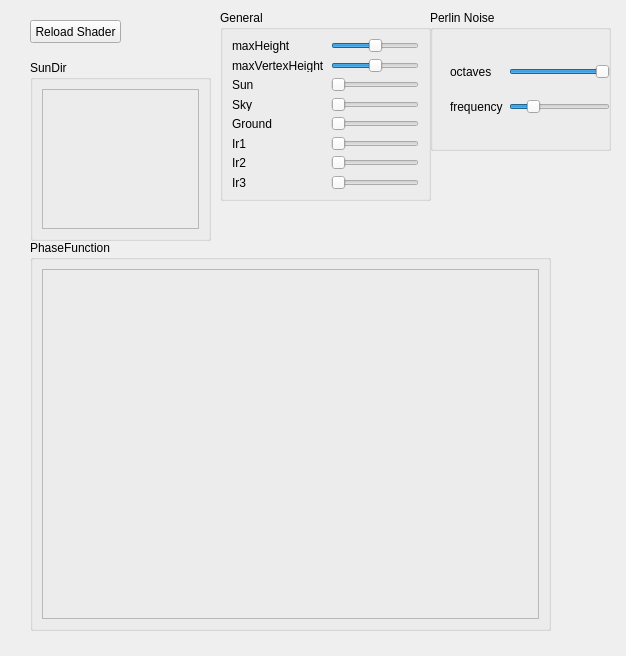
<?xml version="1.0" encoding="UTF-8"?>
<ui version="4.0">
 <class>SurfaceCloudsForm</class>
 <widget class="QWidget" name="SurfaceCloudsForm">
  <property name="geometry">
   <rect>
    <x>0</x>
    <y>0</y>
    <width>626</width>
    <height>656</height>
   </rect>
  </property>
  <property name="windowTitle">
   <string>Form</string>
  </property>
  <widget class="QGroupBox" name="groupBox">
   <property name="geometry">
    <rect>
     <x>220</x>
     <y>10</y>
     <width>211</width>
     <height>191</height>
    </rect>
   </property>
   <property name="title">
    <string>General</string>
   </property>
   <layout class="QVBoxLayout" name="verticalLayout">
    <item>
     <layout class="QGridLayout" name="gridLayout">
      <item row="2" column="0">
       <widget class="QLabel" name="label">
        <property name="text">
         <string>Sun</string>
        </property>
       </widget>
      </item>
      <item row="2" column="1">
       <widget class="QSlider" name="sunSlider">
        <property name="orientation">
         <enum>Qt::Horizontal</enum>
        </property>
       </widget>
      </item>
      <item row="3" column="0">
       <widget class="QLabel" name="label_2">
        <property name="text">
         <string>Sky</string>
        </property>
       </widget>
      </item>
      <item row="3" column="1">
       <widget class="QSlider" name="skySlider">
        <property name="orientation">
         <enum>Qt::Horizontal</enum>
        </property>
       </widget>
      </item>
      <item row="4" column="0">
       <widget class="QLabel" name="label_3">
        <property name="text">
         <string>Ground</string>
        </property>
       </widget>
      </item>
      <item row="4" column="1">
       <widget class="QSlider" name="groundSlider">
        <property name="orientation">
         <enum>Qt::Horizontal</enum>
        </property>
       </widget>
      </item>
      <item row="5" column="0">
       <widget class="QLabel" name="label_4">
        <property name="text">
         <string>Ir1</string>
        </property>
       </widget>
      </item>
      <item row="5" column="1">
       <widget class="QSlider" name="Ir1Slider">
        <property name="orientation">
         <enum>Qt::Horizontal</enum>
        </property>
       </widget>
      </item>
      <item row="6" column="0">
       <widget class="QLabel" name="label_5">
        <property name="text">
         <string>Ir2</string>
        </property>
       </widget>
      </item>
      <item row="6" column="1">
       <widget class="QSlider" name="Ir2Slider">
        <property name="orientation">
         <enum>Qt::Horizontal</enum>
        </property>
       </widget>
      </item>
      <item row="7" column="0">
       <widget class="QLabel" name="label_6">
        <property name="text">
         <string>Ir3</string>
        </property>
       </widget>
      </item>
      <item row="7" column="1">
       <widget class="QSlider" name="Ir3Slider">
        <property name="orientation">
         <enum>Qt::Horizontal</enum>
        </property>
       </widget>
      </item>
      <item row="0" column="0">
       <widget class="QLabel" name="label_9">
        <property name="text">
         <string>maxHeight</string>
        </property>
       </widget>
      </item>
      <item row="0" column="1">
       <widget class="QSlider" name="maxHeightSlider">
        <property name="value">
         <number>50</number>
        </property>
        <property name="orientation">
         <enum>Qt::Horizontal</enum>
        </property>
       </widget>
      </item>
      <item row="1" column="0">
       <widget class="QLabel" name="label_10">
        <property name="text">
         <string>maxVertexHeight</string>
        </property>
       </widget>
      </item>
      <item row="1" column="1">
       <widget class="QSlider" name="maxVertexHeightSlider">
        <property name="maximum">
         <number>1000</number>
        </property>
        <property name="value">
         <number>500</number>
        </property>
        <property name="orientation">
         <enum>Qt::Horizontal</enum>
        </property>
       </widget>
      </item>
     </layout>
    </item>
   </layout>
  </widget>
  <widget class="QGroupBox" name="sunDirGroup">
   <property name="geometry">
    <rect>
     <x>30</x>
     <y>60</y>
     <width>181</width>
     <height>181</height>
    </rect>
   </property>
   <property name="title">
    <string>SunDir</string>
   </property>
   <layout class="QVBoxLayout" name="verticalLayout_3">
    <item>
     <widget class="QFrame" name="sunDirFrame">
      <property name="frameShape">
       <enum>QFrame::StyledPanel</enum>
      </property>
      <property name="frameShadow">
       <enum>QFrame::Raised</enum>
      </property>
     </widget>
    </item>
   </layout>
  </widget>
  <widget class="QPushButton" name="reloadShaderButton">
   <property name="geometry">
    <rect>
     <x>30</x>
     <y>20</y>
     <width>91</width>
     <height>23</height>
    </rect>
   </property>
   <property name="text">
    <string>Reload Shader</string>
   </property>
  </widget>
  <widget class="QGroupBox" name="groupBox_2">
   <property name="geometry">
    <rect>
     <x>430</x>
     <y>10</y>
     <width>181</width>
     <height>141</height>
    </rect>
   </property>
   <property name="title">
    <string>Perlin Noise</string>
   </property>
   <widget class="QWidget" name="gridLayoutWidget">
    <property name="geometry">
     <rect>
      <x>20</x>
      <y>40</y>
      <width>160</width>
      <height>80</height>
     </rect>
    </property>
    <layout class="QGridLayout" name="gridLayout_2">
     <item row="1" column="0">
      <widget class="QLabel" name="label_7">
       <property name="text">
        <string>octaves</string>
       </property>
      </widget>
     </item>
     <item row="1" column="1">
      <widget class="QSlider" name="octavesSlider">
       <property name="minimum">
        <number>1</number>
       </property>
       <property name="maximum">
        <number>8</number>
       </property>
       <property name="value">
        <number>8</number>
       </property>
       <property name="orientation">
        <enum>Qt::Horizontal</enum>
       </property>
      </widget>
     </item>
     <item row="2" column="0">
      <widget class="QLabel" name="label_8">
       <property name="text">
        <string>frequency</string>
       </property>
      </widget>
     </item>
     <item row="2" column="1">
      <widget class="QSlider" name="frequencySlider">
       <property name="value">
        <number>20</number>
       </property>
       <property name="orientation">
        <enum>Qt::Horizontal</enum>
       </property>
      </widget>
     </item>
    </layout>
   </widget>
  </widget>
  <widget class="QGroupBox" name="phaseFunctionGroup">
   <property name="geometry">
    <rect>
     <x>30</x>
     <y>240</y>
     <width>521</width>
     <height>391</height>
    </rect>
   </property>
   <property name="title">
    <string>PhaseFunction</string>
   </property>
   <layout class="QVBoxLayout" name="verticalLayout_2">
    <item>
     <widget class="QFrame" name="phaseFunctionFrame">
      <property name="frameShape">
       <enum>QFrame::StyledPanel</enum>
      </property>
      <property name="frameShadow">
       <enum>QFrame::Raised</enum>
      </property>
     </widget>
    </item>
   </layout>
  </widget>
 </widget>
 <resources/>
 <connections/>
</ui>
